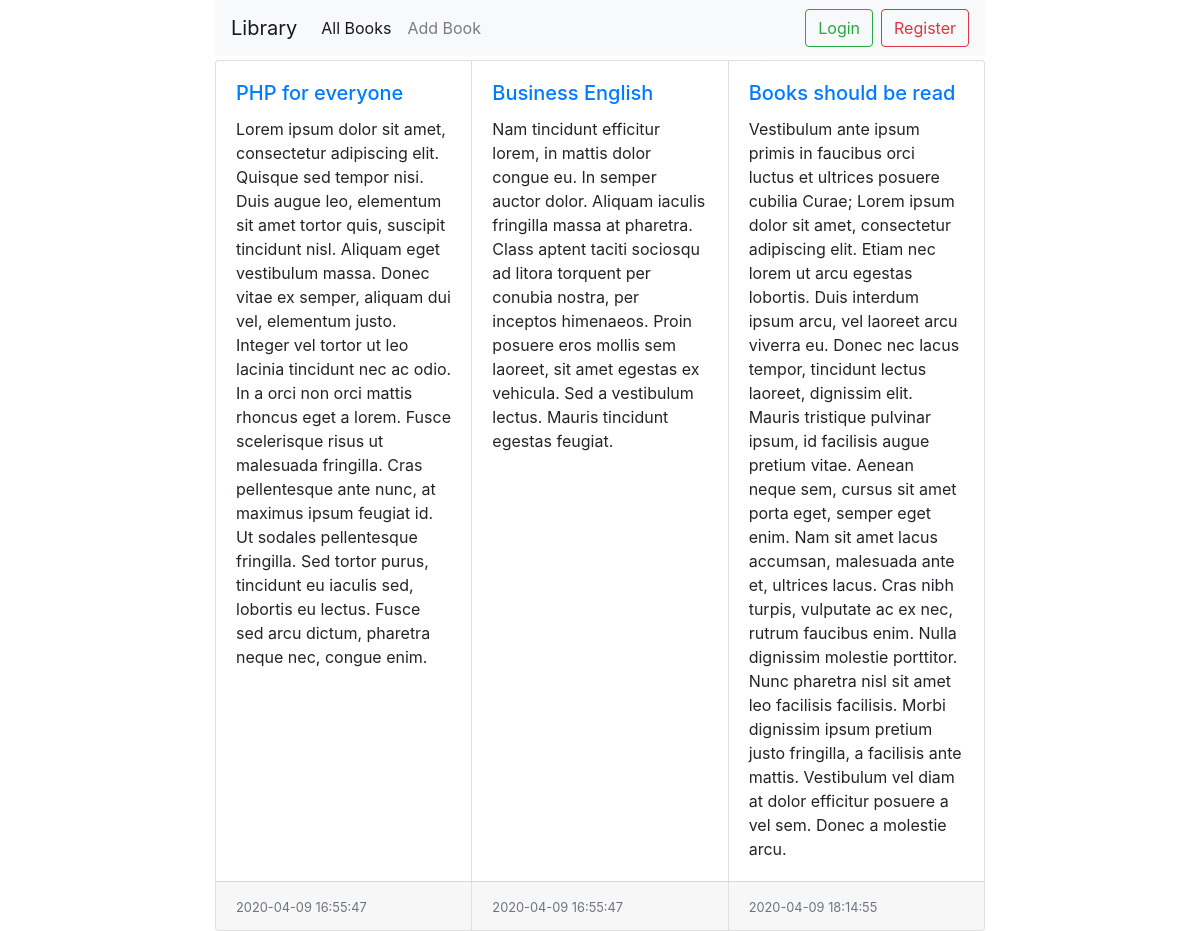
The page / on the database its author committed.
### tables this page shows
CREATE TABLE `books` (
  `id` int UNSIGNED NOT NULL,
  `title` varchar(100) NOT NULL,
  `author` varchar(100) NOT NULL,
  `description` text NOT NULL,
  `created` timestamp NOT NULL DEFAULT CURRENT_TIMESTAMP
);

### app/Controllers/Home.php (called while the page is built, shortened)
<?php namespace App\Controllers;
class Home extends Controller
{
    public function index()
    {
        $books = BookModel::select_all();
        return view('home_index', [
            'title' => 'Library',
            'books' => $books
        ]);
    }
}

### system/start.php (called while the page is built, shortened)
<?php
require_once 'Common.php';
$full_url = (isset($_SERVER['HTTPS']) && $_SERVER['HTTPS'] === 'on' ? "https" : "http") . "://" . $_SERVER['HTTP_HOST'] . $_SERVER['REQUEST_URI'];
$full_url = rtrim($full_url, '/');
$route = str_replace($config['host'], '', $full_url);
if (!preg_match('/^[\/a-z0-9_-]+$/i', $route)) {
    $route = $config['route']['default'];
}
$explode = explode('/', $route);
spl_autoload_register(function ($class) {
    $class = lcfirst($class);
    $class = str_replace('\\', '/', $class);
});
$object = new $class_name;
unset($explode[0]);
$method = !empty($explode[1]) ? $explode[1] : 'index';
unset($explode[1]);
call_user_func_array([$object, $method], array_values($explode));

### public/index.php (called while the page is built)
<?php
require_once '../app/Config.php';
require_once SYSTEM_PATH . 'start.php';

### app/Config.php (called while the page is built, shortened)
<?php
$config['host'] = 'http://penguin.linux.test/library/public/';
$config['db_host'] = 'localhost';
$config['db_name'] = 'library';
$config['db_user'] = 'root';
$config['db_password'] = 'password';
$config['route']['default'] = 'home/index';
$config['dev'] = false;

### system/Auth.php (called while the page is built, shortened)
<?php namespace System;
class Auth
{
    private static $user;
    public static function user($column = false)
    {
        if (empty($_SESSION['user_id'])) {
            return false;
        }
        return $column ? self::$user[$column] : self::$user;
    }
}

### system/Db.php (called while the page is built, shortened)
<?php namespace System;
class Db
{
    protected static $instance;
    public static function conn()
    {
        if (empty(self::$instance)) {
            try {
                self::$instance = new PDO('mysql:host=' . config('db_host') . ';dbname=' . config('db_name'), config('db_user'), config('db_password'));
                self::$instance->setAttribute(PDO::ATTR_ERRMODE, PDO::ERRMODE_EXCEPTION);
                self::$instance->setAttribute(PDO::ATTR_DEFAULT_FETCH_MODE, PDO::FETCH_ASSOC);
            } catch (PDOException $e) {
                die('Connection failed: ' . $e->getMessage());
            }
        }
        return self::$instance;
    }
}

### app/Models/BookModel.php (called while the page is built, shortened)
<?php namespace App\Models;
class BookModel
{
    public static function select_all()
    {
        try {
            $query = Db::conn()->query("SELECT * FROM books");
            return $query->fetchAll();
        } catch (PDOException $e) {
            die($e->getMessage());
        }
    }
}

### app/Views/home_index.php (the view)
<?php include_once 'header.php'; ?>
<?php if ($books):?>
    <div class="card-group mt-1">
        <?php foreach ($books as $book):?>
            <div class="card">
                <div class="card-body">
                    <h5 class="card-title"><?=href('book/index/' . $book['id'], $book['title'])?></h5>
                    <p class="card-text"><?=$book['description']?></p>
                </div>
                <div class="card-footer">
                    <small class="text-muted"><?=$book['created']?></small>
                </div>
            </div>
        <?php endforeach;?>
    </div>
<?php else:?>
    <div class="alert alert-danger mt-1">No Books Found</div>
<?php endif;?>
<?php include_once 'footer.php'; ?>

### app/Views/header.php (shortened to what this page needs)
<!doctype html>
<html lang="en">
<head>
    <link rel="stylesheet" href="https://stackpath.bootstrapcdn.com/bootstrap/4.4.1/css/bootstrap.min.css">
</head>
<body class="col-lg-8 col-sm-12 col-md-10 m-auto">
<nav class="navbar navbar-expand-lg navbar-light bg-light">
    <a class="navbar-brand" href="<?=href()?>">Library</a>
    <div class="collapse navbar-collapse" id="navbarSupportedContent">
        <ul class="navbar-nav mr-auto">
            <li class="nav-item active">
                <a class="nav-link" href="<?=href()?>">All Books</a>
            </li>
            <li class="nav-item">
                <a class="nav-link" href="<?=href('book/add')?>">Add Book</a>
            </li>
        </ul>
        <?php if (auth()):?>
            <a href="<?=href('account')?>" class="btn btn-outline-success">Account</a>
        <?php else:?>
            <a href="<?=href('home/login')?>" class="btn btn-outline-success mr-2">Login</a>
            <a href="<?=href('home/register')?>" class="btn btn-outline-danger">Register</a>
        <?php endif;?>
    </div>
</nav>

### system/Common.php (shortened to what this page needs)
<?php
function auth($column = false) {
    return Auth::user($column);
}
function href($link = false, $name = false) {
    $return = config('host') . $link;
    if ($name) {
        $return = '<a href="' . $return . '">' . $name . '</a>';
    }
    return $return;
}
function view($name, $data = []) {
    return include_once APP_PATH . 'Views/' . $name . '.php';
}
function config($key) {
    global $config;
    return !empty($config[$key]) ? $config[$key] : false;
}

### app/Views/footer.php (shortened to what this page needs)
</body>
</html>

### rows shown on the page
books: title "PHP for everyone", description "Lorem ipsum dolor sit amet, consectetur adipiscing elit. Quisque sed tempor nisi. Duis augue leo, elementum sit amet tortor quis, suscipit tincidunt nisl. Aliquam eget vestibulum massa. Donec vitae ex semper, aliquam dui vel, elementum justo. Integer vel tortor ut leo lacinia tincidunt nec ac odio. In a orci non orci mattis rhoncus eget a lorem. Fusce scelerisque risus ut malesuada fringilla. Cras pellentesque ante nunc, at maximus ipsum feugiat id. Ut sodales pellentesque fringilla. Sed tortor purus, tincidunt eu iaculis sed, lobortis eu lectus. Fusce sed arcu dictum, pharetra neque nec, congue enim.", created "2020-04-09 16:55:47"
books: title "Business English", description "Nam tincidunt efficitur lorem, in mattis dolor congue eu. In semper auctor dolor. Aliquam iaculis fringilla massa at pharetra. Class aptent taciti sociosqu ad litora torquent per conubia nostra, per inceptos himenaeos. Proin posuere eros mollis sem laoreet, sit amet egestas ex vehicula. Sed a vestibulum lectus. Mauris tincidunt egestas feugiat.", created "2020-04-09 16:55:47"
books: title "Books should be read", description "Vestibulum ante ipsum primis in faucibus orci luctus et ultrices posuere cubilia Curae; Lorem ipsum dolor sit amet, consectetur adipiscing elit. Etiam nec lorem ut arcu egestas lobortis. Duis interdum ipsum arcu, vel laoreet arcu viverra eu. Donec nec lacus tempor, tincidunt lectus laoreet, dignissim elit. Mauris tristique pulvinar ipsum, id facilisis augue pretium vitae. Aenean neque sem, cursus sit amet porta eget, semper eget enim. Nam sit amet lacus accumsan, malesuada ante et, ultrices lacus. Cras nibh turpis, vulputate ac ex nec, rutrum faucibus enim. Nulla dignissim molestie porttitor. Nunc pharetra nisl sit amet leo facilisis facilisis. Morbi dignissim ipsum pretium justo fringilla,…", created "2020-04-09 18:14:55"
